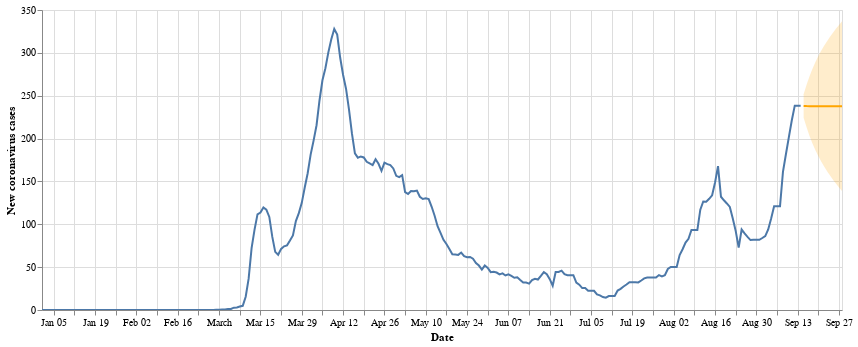

The notebook cell saved with this chart:
### Code cell
past_plt + future_plt + confint_plot

### Figure 1 — Vega-Lite specification as saved in the notebook (floating-point values rounded to 4 significant figures; data arrays with more than 128 entries replaced by an {"elided": "..."} marker saying what was removed)
{"config": {"view": {"continuousWidth": 400, "continuousHeight": 300}}, "layer": [{"data": {"name": "data-c152c9df455133fef2a45d793012340f"}, "mark": "line", "encoding": {"tooltip": {"type": "quantitative", "field": "new_cases_Denmark", "format": ".1f"}, "x": {"type": "temporal", "field": "date"}, "y": {"type": "quantitative", "field": "new_cases_Denmark"}}, "height": 300, "selection": {"selector001": {"type": "interval", "bind": "scales", "encodings": ["x", "y"]}}, "width": 800}, {"data": {"name": "data-023c7cd0008898eb9222c37f1452130e"}, "mark": {"type": "line", "color": "orange"}, "encoding": {"tooltip": {"type": "quantitative", "field": "new_cases_forecast", "format": ".1f"}, "x": {"type": "temporal", "axis": {"title": "Date"}, "field": "index"}, "y": {"type": "quantitative", "axis": {"title": "New coronavirus cases"}, "field": "new_cases_forecast", "title": "liijl"}}, "height": 300, "selection": {"selector002": {"type": "interval", "bind": "scales", "encodings": ["x", "y"]}}, "width": 800}, {"data": {"name": "data-ee950602e76fd47d50bff73fe46907f3"}, "mark": {"type": "area", "color": "orange", "opacity": 0.2}, "encoding": {"x": {"type": "temporal", "field": "index"}, "y": {"type": "quantitative", "field": "new_cases_forecast_ll"}, "y2": {"field": "new_cases_forecast_ul"}}}], "$schema": "https://vega.github.io/schema/vega-lite/v4.8.1.json", "datasets": {"data-c152c9df455133fef2a45d793012340f": {"elided": "258 records"}, "data-023c7cd0008898eb9222c37f1452130e": [{"index": "2020-09-15T00:00:00", "new_cases_forecast": 238.1}, {"index": "2020-09-16T00:00:00", "new_cases_forecast": 237.9}, {"index": "2020-09-17T00:00:00", "new_cases_forecast": 237.8}, {"index": "2020-09-18T00:00:00", "new_cases_forecast": 237.8}, {"index": "2020-09-19T00:00:00", "new_cases_forecast": 237.8}, {"index": "2020-09-20T00:00:00", "new_cases_forecast": 237.8}, {"index": "2020-09-21T00:00:00", "new_cases_forecast": 237.8}, {"index": "2020-09-22T00:00:00", "new_cases_forecast": 237.8}, {"index": "2020-09-23T00:00:00", "new_cases_forecast": 237.7}, {"index": "2020-09-24T00:00:00", "new_cases_forecast": 237.7}, {"index": "2020-09-25T00:00:00", "new_cases_forecast": 237.7}, {"index": "2020-09-26T00:00:00", "new_cases_forecast": 237.7}, {"index": "2020-09-27T00:00:00", "new_cases_forecast": 237.7}, {"index": "2020-09-28T00:00:00", "new_cases_forecast": 237.7}], "data-ee950602e76fd47d50bff73fe46907f3": [{"index": "2020-09-15T00:00:00", "new_cases_forecast_ll": 224.4, "new_cases_forecast_ul": 251.8}, {"index": "2020-09-16T00:00:00", "new_cases_forecast_ll": 213.1, "new_cases_forecast_ul": 262.8}, {"index": "2020-09-17T00:00:00", "new_cases_forecast_ll": 203.0, "new_cases_forecast_ul": 272.7}, {"index": "2020-09-18T00:00:00", "new_cases_forecast_ll": 194.2, "new_cases_forecast_ul": 281.4}, {"index": "2020-09-19T00:00:00", "new_cases_forecast_ll": 186.3, "new_cases_forecast_ul": 289.2}, {"index": "2020-09-20T00:00:00", "new_cases_forecast_ll": 179.3, "new_cases_forecast_ul": 296.2}, {"index": "2020-09-21T00:00:00", "new_cases_forecast_ll": 172.9, "new_cases_forecast_ul": 302.6}, {"index": "2020-09-22T00:00:00", "new_cases_forecast_ll": 167.0, "new_cases_forecast_ul": 308.5}, {"index": "2020-09-23T00:00:00", "new_cases_forecast_ll": 161.6, "new_cases_forecast_ul": 313.9}, {"index": "2020-09-24T00:00:00", "new_cases_forecast_ll": 156.5, "new_cases_forecast_ul": 319.0}, {"index": "2020-09-25T00:00:00", "new_cases_forecast_ll": 151.7, "new_cases_forecast_ul": 323.8}, {"index": "2020-09-26T00:00:00", "new_cases_forecast_ll": 147.2, "new_cases_forecast_ul": 328.3}, {"index": "2020-09-27T00:00:00", "new_cases_forecast_ll": 142.9, "new_cases_forecast_ul": 332.6}, {"index": "2020-09-28T00:00:00", "new_cases_forecast_ll": 138.7, "new_cases_forecast_ul": 336.8}]}}
